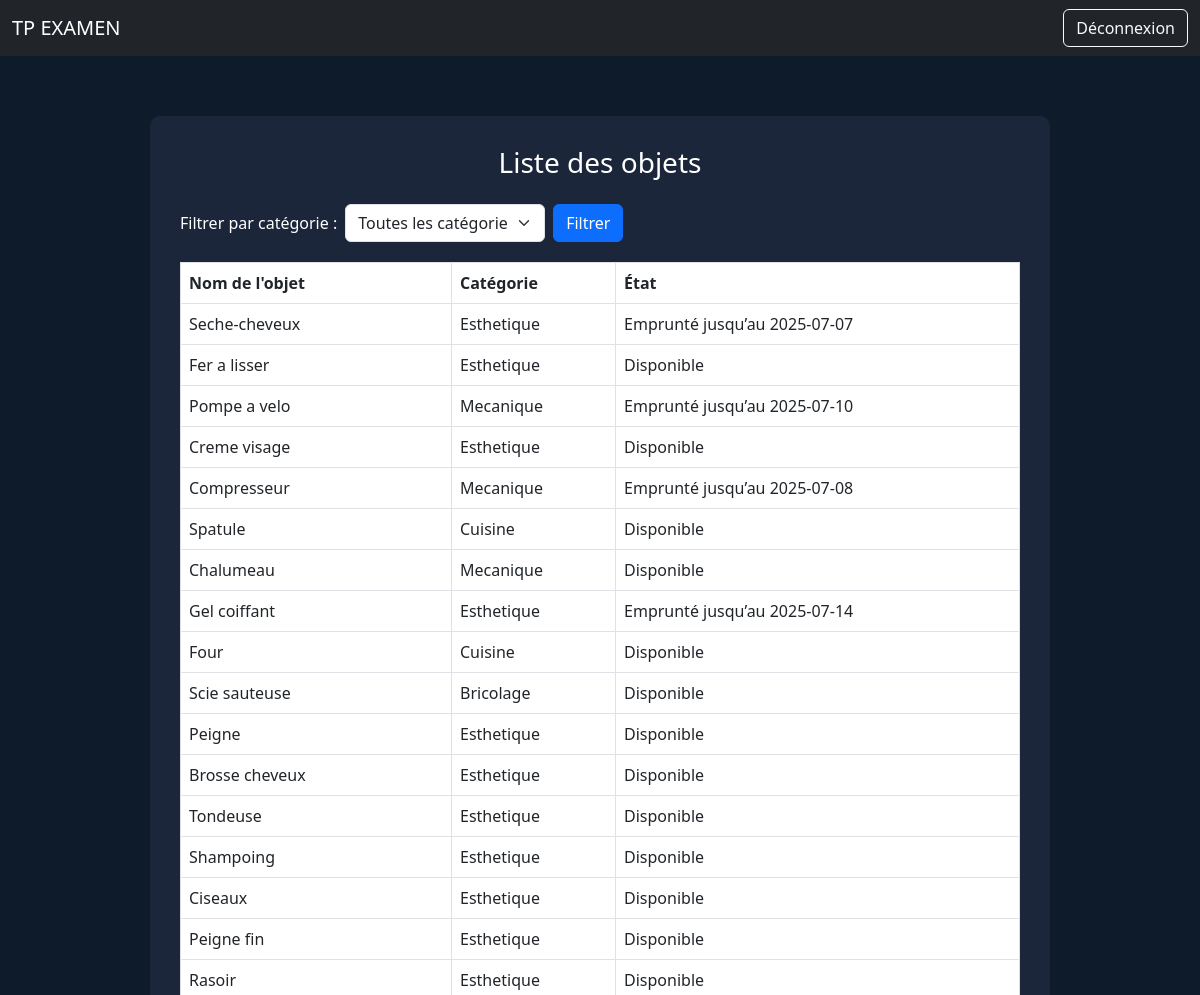
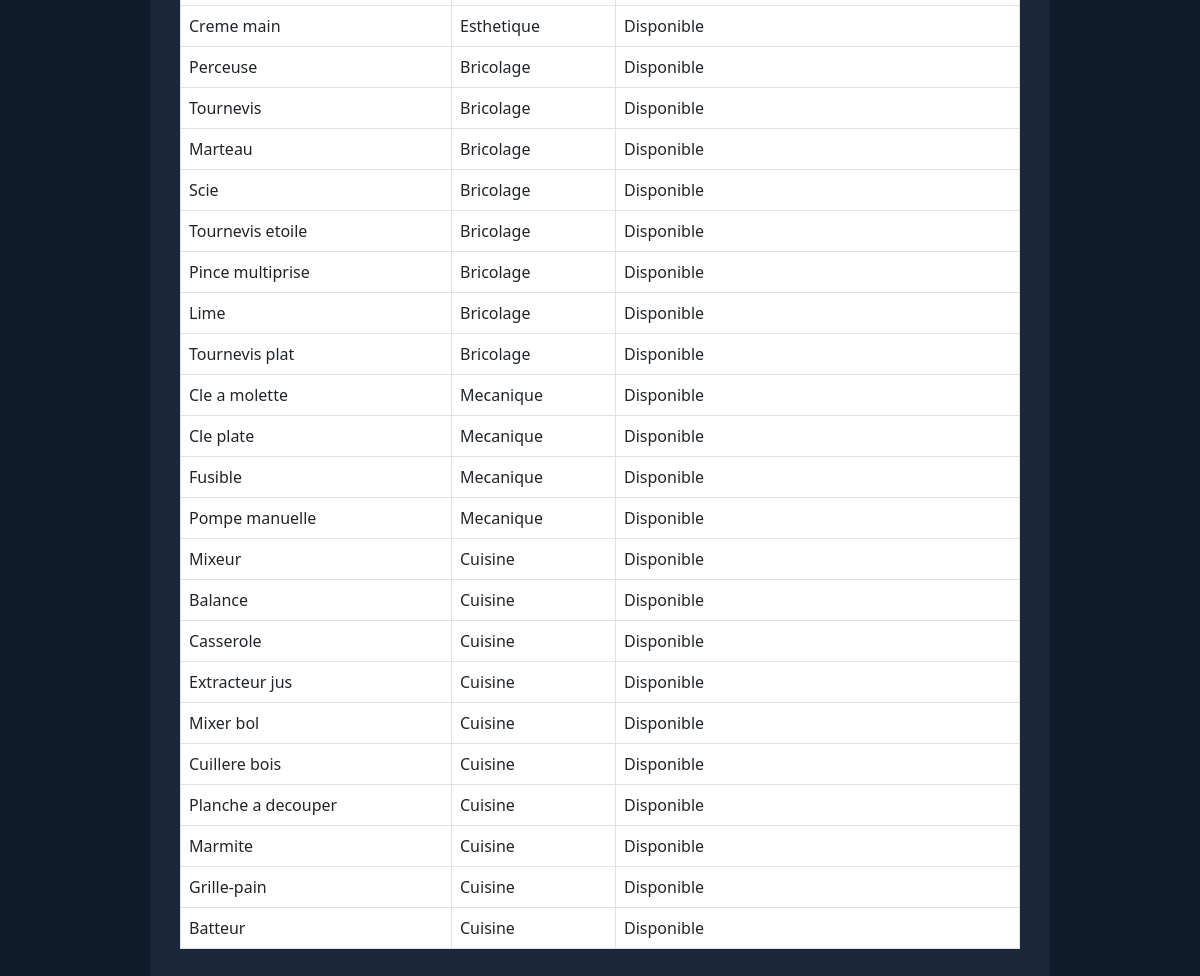
Page /liste_objet.php on the committed database (2 pictures, top to bottom).
### tables this page shows
CREATE TABLE objet (
    id_objet int PRIMARY KEY auto_increment,
    nom_objet VARCHAR (100),
    id_categorie int ,
    id_membre int

);

CREATE TABLE categorie_objet(
    id_categorie int PRIMARY KEY auto_increment,
    nom_categorie VARCHAR (100)
);

CREATE TABLE emprunt (
    id_emprunt int PRIMARY KEY auto_increment,
    id_objet int,
    id_membre int,
    date_emprunt date ,
    date_retour date

);

### liste_objet.php (the view, shortened to what this page needs)
<?php
require 'db.php';
$categorie_filter = $_GET['categorie'] ?? '';
if ($categorie_filter && is_numeric($categorie_filter)) {
    $sql = "SELECT o.nom_objet, c.nom_categorie, e.date_retour
            FROM objet o
            JOIN categorie_objet c ON o.id_categorie = c.id_categorie
            LEFT JOIN emprunt e ON o.id_objet = e.id_objet
            WHERE c.id_categorie = $categorie_filter";
} else {
    $sql = "SELECT o.nom_objet, c.nom_categorie, e.date_retour
            FROM objet o
            JOIN categorie_objet c ON o.id_categorie = c.id_categorie
            LEFT JOIN emprunt e ON o.id_objet = e.id_objet";
}
$result = mysqli_query($dataBase, $sql);
?>
<!DOCTYPE html>
<html lang="fr">
<head>
  <link rel="stylesheet" href="https://cdn.jsdelivr.net/npm/bootstrap@5.3.0/dist/css/bootstrap.min.css">
</head>
<body>
<nav class="navbar navbar-dark bg-dark">
  <div class="container-fluid">
    <a class="navbar-brand" href="#">TP EXAMEN</a>
    <a class="btn btn-outline-light" href="logout.php">Déconnexion</a>
  </div>
</nav>
<div class="container">
  <h3 class="text-center mb-4">Liste des objets</h3>
  <form method="GET" class="filter-form d-flex align-items-center gap-2">
    <label for="categorie" class="form-label mb-0 text-white">Filtrer par catégorie :</label>
    <select name="categorie" id="categorie" class="form-select" style="max-width: 200px;">
      <option value="">Toutes les catégories</option>
    </select>
    <button type="submit" class="btn btn-primary">Filtrer</button>
  </form>
  <table class="table table-bordered">
    <thead>
      <tr>
        <th>Nom de l'objet</th>
        <th>Catégorie</th>
        <th>État</th>
      </tr>
    </thead>
    <tbody>
      <?php if (mysqli_num_rows($result) > 0): ?>
        <?php while ($objet = mysqli_fetch_assoc($result)) : ?>
          <tr>
            <td><?= htmlspecialchars($objet['nom_objet']) ?></td>
            <td><?= htmlspecialchars($objet['nom_categorie']) ?></td>
            <td>
              <?= $objet['date_retour'] ? " Emprunté jusqu’au " . htmlspecialchars($objet['date_retour']) : " Disponible" ?>
            </td>
          </tr>
        <?php endwhile; ?>
      <?php else: ?>
        <tr><td colspan="3" class="text-center">Aucun objet trouvé pour cette catégorie.</td></tr>
      <?php endif; ?>
    </tbody>
  </table>
</div>
</body>
</html>

### liste_objet.php (style rules this page uses)
body { background-color: #0d1b2a; color: white; }
.container { max-width: 900px; margin: 60px auto; background-color: #1b263b; padding: 30px; border-radius: 10px; }
.table thead { background-color: #0077b6; color: white; }
.table tbody tr { background-color: #f8f9fa; color: black; }
.filter-form { margin-bottom: 20px; }

### rows in the picture
objet: nom_objet "Seche-cheveux", id_categorie.nom_categorie "Esthetique", emprunt.date_retour "2025-07-07"
objet: nom_objet "Fer a lisser", id_categorie.nom_categorie "Esthetique", shows "Disponible"
objet: nom_objet "Pompe a velo", id_categorie.nom_categorie "Mecanique", emprunt.date_retour "2025-07-10"
objet: nom_objet "Creme visage", id_categorie.nom_categorie "Esthetique", shows "Disponible"
objet: nom_objet "Compresseur", id_categorie.nom_categorie "Mecanique", emprunt.date_retour "2025-07-08"
objet: nom_objet "Spatule", id_categorie.nom_categorie "Cuisine", shows "Disponible"
objet: nom_objet "Chalumeau", id_categorie.nom_categorie "Mecanique", shows "Disponible"
objet: nom_objet "Gel coiffant", id_categorie.nom_categorie "Esthetique", emprunt.date_retour "2025-07-14"
objet: nom_objet "Four", id_categorie.nom_categorie "Cuisine", shows "Disponible"
objet: nom_objet "Scie sauteuse", id_categorie.nom_categorie "Bricolage", shows "Disponible"
objet: nom_objet "Peigne", id_categorie.nom_categorie "Esthetique", shows "Disponible"
objet: nom_objet "Brosse cheveux", id_categorie.nom_categorie "Esthetique", shows "Disponible"
objet: nom_objet "Tondeuse", id_categorie.nom_categorie "Esthetique", shows "Disponible"
objet: nom_objet "Shampoing", id_categorie.nom_categorie "Esthetique", shows "Disponible"
objet: nom_objet "Ciseaux", id_categorie.nom_categorie "Esthetique", shows "Disponible"
objet: nom_objet "Peigne fin", id_categorie.nom_categorie "Esthetique", shows "Disponible"
objet: nom_objet "Rasoir", id_categorie.nom_categorie "Esthetique", shows "Disponible"
objet: nom_objet "Creme main", id_categorie.nom_categorie "Esthetique", shows "Disponible"
objet: nom_objet "Perceuse", id_categorie.nom_categorie "Bricolage", shows "Disponible"
objet: nom_objet "Tournevis", id_categorie.nom_categorie "Bricolage", shows "Disponible"
objet: nom_objet "Marteau", id_categorie.nom_categorie "Bricolage", shows "Disponible"
objet: nom_objet "Scie", id_categorie.nom_categorie "Bricolage", shows "Disponible"
objet: nom_objet "Tournevis etoile", id_categorie.nom_categorie "Bricolage", shows "Disponible"
objet: nom_objet "Pince multiprise", id_categorie.nom_categorie "Bricolage", shows "Disponible"
objet: nom_objet "Lime", id_categorie.nom_categorie "Bricolage", shows "Disponible"
objet: nom_objet "Tournevis plat", id_categorie.nom_categorie "Bricolage", shows "Disponible"
objet: nom_objet "Cle a molette", id_categorie.nom_categorie "Mecanique", shows "Disponible"
objet: nom_objet "Cle plate", id_categorie.nom_categorie "Mecanique", shows "Disponible"
objet: nom_objet "Fusible", id_categorie.nom_categorie "Mecanique", shows "Disponible"
objet: nom_objet "Pompe manuelle", id_categorie.nom_categorie "Mecanique", shows "Disponible"
objet: nom_objet "Mixeur", id_categorie.nom_categorie "Cuisine", shows "Disponible"
objet: nom_objet "Balance", id_categorie.nom_categorie "Cuisine", shows "Disponible"
objet: nom_objet "Casserole", id_categorie.nom_categorie "Cuisine", shows "Disponible"
objet: nom_objet "Extracteur jus", id_categorie.nom_categorie "Cuisine", shows "Disponible"
objet: nom_objet "Mixer bol", id_categorie.nom_categorie "Cuisine", shows "Disponible"
objet: nom_objet "Cuillere bois", id_categorie.nom_categorie "Cuisine", shows "Disponible"
objet: nom_objet "Planche a decouper", id_categorie.nom_categorie "Cuisine", shows "Disponible"
objet: nom_objet "Marmite", id_categorie.nom_categorie "Cuisine", shows "Disponible"
objet: nom_objet "Grille-pain", id_categorie.nom_categorie "Cuisine", shows "Disponible"
objet: nom_objet "Batteur", id_categorie.nom_categorie "Cuisine", shows "Disponible"
